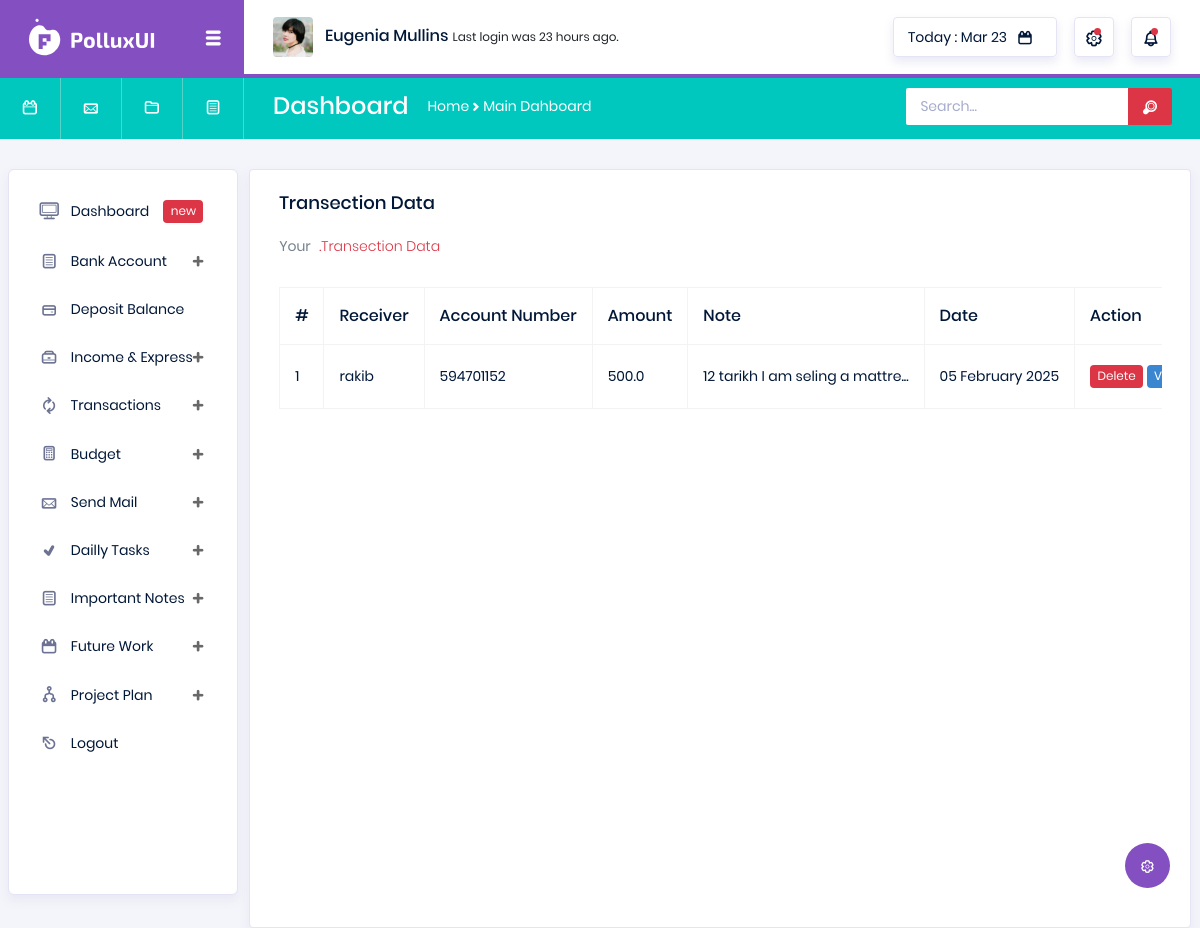
Page /transection-data/ (signed in) on the earlier database version.
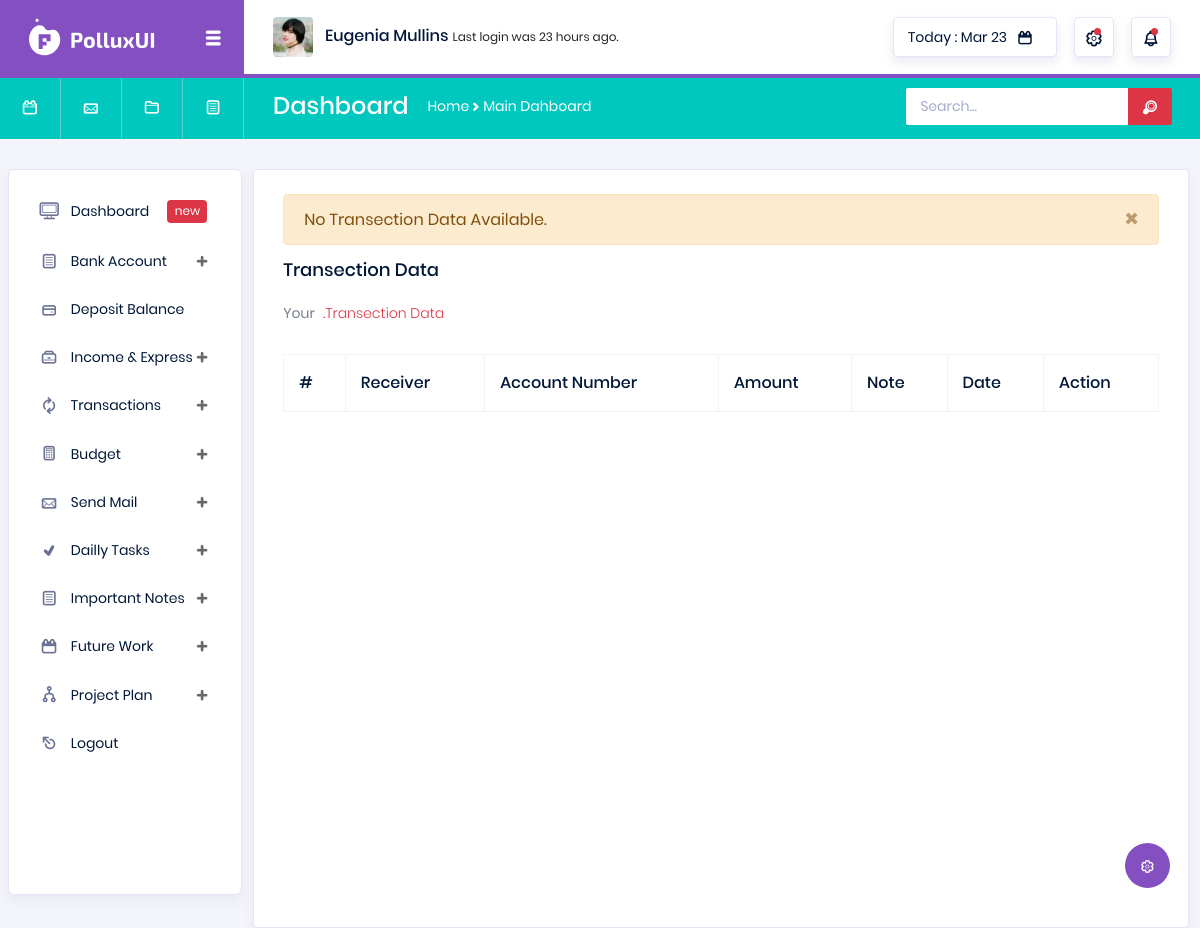
Same page on the later database version.
### transactions/models.py (models this page shows)
class Transaction(models.Model):
    send_user = models.ForeignKey(User, on_delete=models.CASCADE, related_name='send_user')
    receive_user = models.ForeignKey(User, on_delete=models.CASCADE, related_name='receive_user')
    account_number = models.CharField(max_length=3600)
    amount = models.FloatField(default=0)
    note = models.TextField()
    transection_date = models.DateTimeField(auto_now_add=True)

### transactions/views.py (the view)
# urls.py: path('transection-data/', views.transection_data, name='transection_data'),
@login_required
def transection_data(request):
    current_user = request.user
    transection_data = Transaction.objects.filter(send_user=current_user)
    if not transection_data.exists():
        messages.warning(request, "No Transection Data Available.")
    context = {
        'transection_data':transection_data
    }
    return render(request, 'transaction/transection_data.html', context)

### templates/transaction/transection_data.html (shortened to what this page needs)
{% extends 'base.html' %}
{% load static %}
{% block body %}
<div class="col-lg-12 grid-margin stretch-card">
    <div class="card">
      <div class="card-body">
        {% include "shared/messages.html" %}
        <h4 class="card-title">Transection Data</h4>
        <p class="card-description">
          Your <code>.Transection Data</code>
        </p>
        <div class="table-responsive pt-3">
          <table class="table table-bordered">
            <thead>
              <tr>
                <th>
                  #
                </th>
                <th>
                  Receiver
                </th>
                <th>
                  Account Number
                </th>
                <th>
                  Amount
                </th>
                <th>
                  Note
                </th>
                <th>
                  Date
                </th>
                <th>
                  Action
                </th>
              </tr>
            </thead>
            <tbody>
              {% for data in transection_data %}
              <tr>
                <td>
                  {{forloop.counter}}
                </td>
                <td>
                  {{data.receive_user}}
                </td>
                <td>
                    {{data.account_number}}
                </td>
                <td>
                    {{data.amount}}
                  </td>
                <td>
                  {{data.note|slice:30}}...
                </td>
                <td>
                    {{data.transection_date|date:"d F Y"}}
                </td>
                <td>
                  <a href="" class="badge badge-danger">Delete</a>
                  <a href="" class="badge badge-info">View</a>
                </td>
              </tr>
            {% endfor %}
            </tbody>
          </table>
        </div>
      </div>
    </div>
  </div>
{% endblock %}

### templates/base.html (shortened to what this page needs)
<!DOCTYPE html>
{% load static %}
<html lang="en">
<head>
  <link rel="stylesheet" href="{% static 'vendors/typicons/typicons.css' %}">
  <link rel="stylesheet" href="{% static 'vendors/css/vendor.bundle.base.css' %}">
  <link rel="stylesheet" href="{% static 'css/vertical-layout-light/style.css' %}">
</head>
<body>
  <div class="container-scroller">
    {% include 'shared/navbar.html' %}
    {% include 'shared/header.html' %}
    <div class="container-fluid page-body-wrapper">
      <div class="theme-setting-wrapper">
        <div id="settings-trigger"><i class="typcn typcn-cog-outline"></i></div>
      </div>
      {% include 'shared/sidebar.html' %}
      <div class="main-panel">
        {% block body %}
        {% endblock %}
      </div>
    </div>
  </div>
</body>
</html>

### templates/shared/navbar.html (shortened to what this page needs)
{% load static %}
<nav class="navbar col-lg-12 col-12 p-0 fixed-top d-flex flex-row">
    <div class="navbar-brand-wrapper d-flex justify-content-center">
      <div class="navbar-brand-inner-wrapper d-flex justify-content-between align-items-center w-100">
        <a class="navbar-brand brand-logo" href="index.html"><img src="{% static 'images/logo.svg' %}" alt="logo"/></a>
        <button class="navbar-toggler navbar-toggler align-self-center" type="button" data-toggle="minimize">
          <span class="typcn typcn-th-menu"></span>
        </button>
      </div>
    </div>
    <div class="navbar-menu-wrapper d-flex align-items-center justify-content-end">
      <ul class="navbar-nav mr-lg-2">
        <li class="nav-item nav-profile dropdown">
          <a class="nav-link" href="#" data-toggle="dropdown" id="profileDropdown">
            <img src="{% static 'images/faces/face5.jpg' %}" alt="profile"/>
            <span class="nav-profile-name">Eugenia Mullins</span>
          </a>
        </li>
        <li class="nav-item nav-user-status dropdown">
            <p class="mb-0">Last login was 23 hours ago.</p>
        </li>
      </ul>
      <ul class="navbar-nav navbar-nav-right">
        <li class="nav-item nav-date dropdown">
          <a class="nav-link d-flex justify-content-center align-items-center" href="javascript:;">
            <h6 class="date mb-0">Today : Mar 23</h6>
            <i class="typcn typcn-calendar"></i>
          </a>
        </li>
        <li class="nav-item dropdown">
          <a class="nav-link count-indicator dropdown-toggle d-flex justify-content-center align-items-center" id="messageDropdown" href="#" data-toggle="dropdown">
            <i class="typcn typcn-cog-outline mx-0"></i>
            <span class="count"></span>
          </a>
        </li>
        <li class="nav-item dropdown mr-0">
          <a class="nav-link count-indicator dropdown-toggle d-flex align-items-center justify-content-center" id="notificationDropdown" href="#" data-toggle="dropdown">
            <i class="typcn typcn-bell mx-0"></i>
            <span class="count"></span>
          </a>
        </li>
      </ul>
    </div>
  </nav>

### templates/shared/header.html
<nav class="navbar-breadcrumb col-xl-12 col-12 d-flex flex-row p-0">
    <div class="navbar-links-wrapper d-flex align-items-stretch">
      <div class="nav-link">
        <a href="javascript:;"><i class="typcn typcn-calendar-outline"></i></a>
      </div>
      <div class="nav-link">
        <a href="javascript:;"><i class="typcn typcn-mail"></i></a>
      </div>
      <div class="nav-link">
        <a href="javascript:;"><i class="typcn typcn-folder"></i></a>
      </div>
      <div class="nav-link">
        <a href="javascript:;"><i class="typcn typcn-document-text"></i></a>
      </div>
    </div>
    <div class="navbar-menu-wrapper d-flex align-items-center justify-content-end">
      <ul class="navbar-nav mr-lg-2">
        <li class="nav-item ml-0">
          <h4 class="mb-0">Dashboard</h4>
        </li>
        <li class="nav-item">
          <div class="d-flex align-items-baseline">
            <p class="mb-0">Home</p>
            <i class="typcn typcn-chevron-right"></i>
            <p class="mb-0">Main Dahboard</p>
          </div>
        </li>
      </ul>
      <ul class="navbar-nav navbar-nav-right">
        <li class="nav-item nav-search d-none d-md-block mr-0">
          <div class="input-group">
            <input type="text" class="form-control" placeholder="Search..." aria-label="search" aria-describedby="search">
            <div class="input-group-prepend">
              <span class="input-group-text" id="search">
                <i class="typcn typcn-zoom"></i>
              </span>
            </div>
          </div>
        </li>
      </ul>
    </div>
  </nav>

### templates/shared/sidebar.html (shortened to what this page needs)
{% load static %}
<nav class="sidebar sidebar-offcanvas" id="sidebar">
    <ul class="nav">
      <li class="nav-item">
        <a class="nav-link" href="/">
          <i class="typcn typcn-device-desktop menu-icon"></i>
          <span class="menu-title">Dashboard</span>
          <div class="badge badge-danger">new</div>
        </a>
      </li>
      <li class="nav-item">
        <a class="nav-link" data-toggle="collapse" href="#ui-basic2" aria-expanded="false" aria-controls="ui-basic2">
          <i class="typcn typcn-document-text menu-icon"></i>
          <span class="menu-title">Bank Account</span>
          <i class="menu-arrow"></i>
        </a>
      </li>
      <li class="nav-item">
        <a class="nav-link" href="{% url 'transaction:deposit_blance' %}">
          <i class="typcn typcn-credit-card menu-icon"></i>
          <span class="menu-title">Deposit Balance</span>
        </a>
      </li>
      <li class="nav-item">
        <a class="nav-link" data-toggle="collapse" href="#form-elements" aria-expanded="false" aria-controls="form-elements">
          <i class="typcn typcn-briefcase menu-icon"></i>
          <span class="menu-title">Income & Express</span>
          <i class="menu-arrow"></i>
        </a>
      </li>
      <li class="nav-item">
        <a class="nav-link" data-toggle="collapse" href="#ui-basic" aria-expanded="false" aria-controls="ui-basic">
          <i class="typcn typcn-arrow-sync menu-icon"></i>
          <span class="menu-title">Transactions</span>
          <i class="menu-arrow"></i>
        </a>
      </li>
      <li class="nav-item">
        <a class="nav-link" data-toggle="collapse" href="#charts" aria-expanded="false" aria-controls="charts">
          <i class="typcn typcn-calculator menu-icon"></i>
          <span class="menu-title">Budget</span>
          <i class="menu-arrow"></i>
        </a>
      </li>
      <li class="nav-item">
        <a class="nav-link" data-toggle="collapse" href="#tables" aria-expanded="false" aria-controls="tables">
          <i class="typcn typcn-mail menu-icon"></i>
          <span class="menu-title">Send Mail</span>
          <i class="menu-arrow"></i>
        </a>
      </li>
      <li class="nav-item">
        <a class="nav-link" data-toggle="collapse" href="#icons" aria-expanded="false" aria-controls="icons">
          <i class="typcn typcn-tick menu-icon"></i>
          <span class="menu-title">Dailly Tasks</span>
          <i class="menu-arrow"></i>
        </a>
      </li>
      <li class="nav-item">
        <a class="nav-link" data-toggle="collapse" href="#auth" aria-expanded="false" aria-controls="auth">
          <i class="typcn typcn-document-text menu-icon"></i>
          <span class="menu-title">Important Notes</span>
          <i class="menu-arrow"></i>
        </a>
      </li>
      <li class="nav-item">
        <a class="nav-link" data-toggle="collapse" href="#Futureworkd" aria-expanded="false" aria-controls="Futureworkd">
          <i class="typcn typcn-calendar menu-icon"></i>
          <span class="menu-title">Future Work</span>
          <i class="menu-arrow"></i>
        </a>
      </li>
      <li class="nav-item">
        <a class="nav-link" data-toggle="collapse" href="#projectpln" aria-expanded="false" aria-controls="projectpln">
          <i class="typcn typcn-flow-merge menu-icon"></i>
          <span class="menu-title">Project Plan</span>
          <i class="menu-arrow"></i>
        </a>
      </li>
      <li class="nav-item">
        <a class="nav-link" href="{% url 'logout' %}">
          <i class="typcn typcn-eject menu-icon"></i>
          <span class="menu-title">Logout</span>
        </a>
      </li>
    </ul>
  </nav>

### templates/shared/messages.html (shortened to what this page needs)
{% if messages %}
{% for message in messages %}
{% if message.tags == 'warning' %}
<div class="alert alert-warning alert-dismissible fade show" role="alert">
    {{message}}
    <button type="button" class="close" data-dismiss="alert" aria-label="Close">
        <span aria-hidden="true">&times;</span>
    </button>
</div>
{% endif %}
{% endfor %}
{% endif %}

Differences in the rows shown:
removed Transaction: receive_user "rakib", account_number "594701152", amount "500.0", note "12 tarikh I am seling a mattre", transection_date "05 February 2025"
Other differences:
new list line: "No Transection Data Available. ×"
